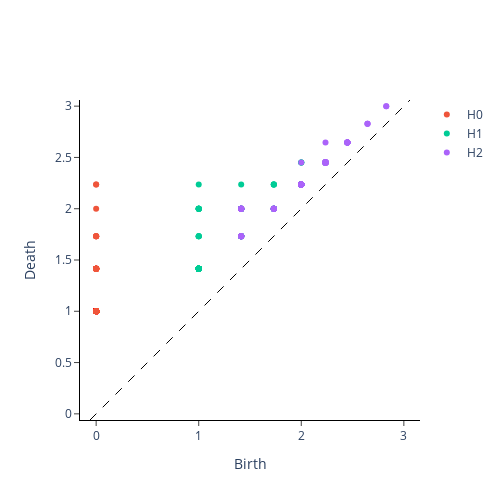

Write notebook code for a chart like this one.
### Code cell
# compute the persistence diagram
dgm = ripser_parallel(all_vectors_np, maxdim=2, n_threads=8)

print("Processed dgm")
# comnvert to gtda format
dgm_gtda = _postprocess_diagrams([dgm["dgms"]], "ripser", (0, 1, 2), np.infty, True)[0]
print("dgm data")
# plot
plot_diagram(dgm_gtda, homology_dimensions=(0, 1, 2))
